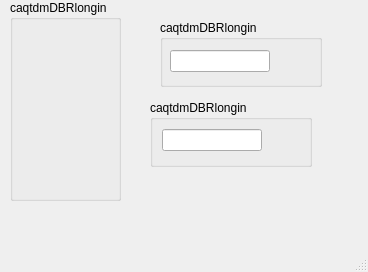
<?xml version="1.0" encoding="UTF-8"?>
<ui version="4.0">
 <class>MainWindow</class>
 <widget class="QMainWindow" name="MainWindow">
  <property name="geometry">
   <rect>
    <x>0</x>
    <y>0</y>
    <width>368</width>
    <height>272</height>
   </rect>
  </property>
  <property name="windowTitle">
   <string>MainWindow</string>
  </property>
  <widget class="QWidget" name="centralwidget">
   <widget class="QGroupBox" name="groupBox_3">
    <property name="geometry">
     <rect>
      <x>160</x>
      <y>20</y>
      <width>162</width>
      <height>67</height>
     </rect>
    </property>
    <property name="autoFillBackground">
     <bool>true</bool>
    </property>
    <property name="title">
     <string>caqtdmDBRlongin</string>
    </property>
    <widget class="caTextEntry" name="catextentry_16">
     <property name="geometry">
      <rect>
       <x>10</x>
       <y>30</y>
       <width>100</width>
       <height>22</height>
      </rect>
     </property>
     <property name="channel" stdset="0">
      <string notr="true">epics4://caqtdmDBRlongin</string>
     </property>
     <property name="colorMode">
      <enum>caLineEdit::Alarm_Default</enum>
     </property>
    </widget>
   </widget>
   <widget class="QGroupBox" name="groupBox_4">
    <property name="geometry">
     <rect>
      <x>150</x>
      <y>100</y>
      <width>162</width>
      <height>67</height>
     </rect>
    </property>
    <property name="autoFillBackground">
     <bool>true</bool>
    </property>
    <property name="title">
     <string>caqtdmDBRlongin</string>
    </property>
    <widget class="caTextEntry" name="catextentry_17">
     <property name="geometry">
      <rect>
       <x>12</x>
       <y>29</y>
       <width>100</width>
       <height>22</height>
      </rect>
     </property>
     <property name="channel" stdset="0">
      <string notr="true">caqtdmDBRlongin</string>
     </property>
     <property name="colorMode">
      <enum>caLineEdit::Alarm_Default</enum>
     </property>
    </widget>
   </widget>
   <widget class="QGroupBox" name="groupBox_5">
    <property name="geometry">
     <rect>
      <x>10</x>
      <y>0</y>
      <width>111</width>
      <height>201</height>
     </rect>
    </property>
    <property name="autoFillBackground">
     <bool>true</bool>
    </property>
    <property name="title">
     <string>caqtdmDBRlongin</string>
    </property>
    <widget class="caSlider" name="caslider_2">
     <property name="geometry">
      <rect>
       <x>40</x>
       <y>10</y>
       <width>20</width>
       <height>150</height>
      </rect>
     </property>
     <property name="channel" stdset="0">
      <string notr="true">epics4://caqtdmDBRlongin</string>
     </property>
     <property name="colorMode">
      <enum>caSlider::Alarm</enum>
     </property>
    </widget>
   </widget>
  </widget>
  <widget class="QMenuBar" name="menubar">
   <property name="geometry">
    <rect>
     <x>0</x>
     <y>0</y>
     <width>368</width>
     <height>19</height>
    </rect>
   </property>
  </widget>
  <widget class="QStatusBar" name="statusbar"/>
 </widget>
 <customwidgets>
  <customwidget>
   <class>caSlider</class>
   <extends>QWidget</extends>
   <header>caSlider</header>
  </customwidget>
  <customwidget>
   <class>caTextEntry</class>
   <extends>caLineEdit</extends>
   <header>caTextEntry</header>
  </customwidget>
  <customwidget>
   <class>caLineEdit</class>
   <extends>QLineEdit</extends>
   <header>caLineEdit</header>
  </customwidget>
 </customwidgets>
 <resources/>
 <connections/>
</ui>
